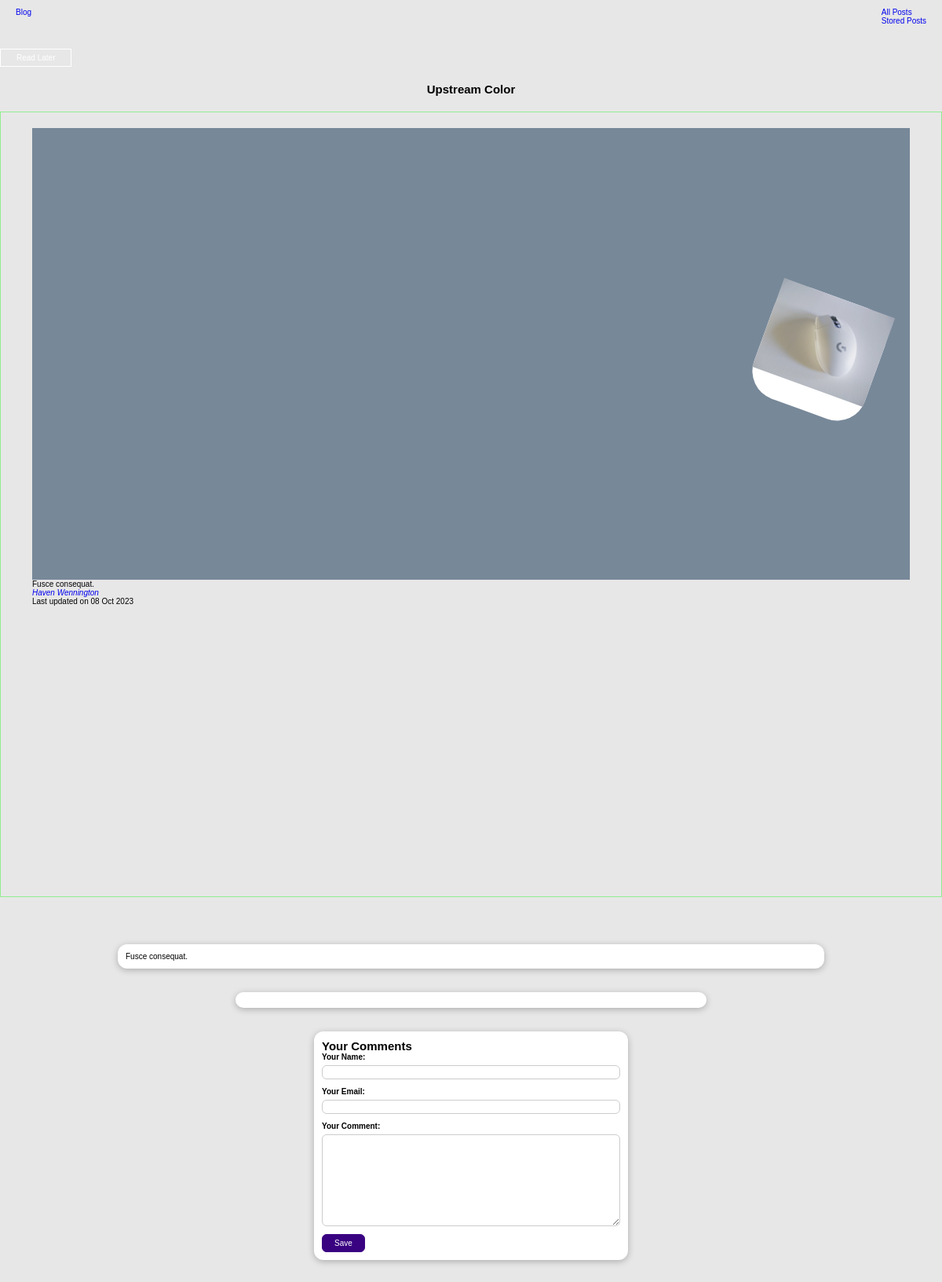
Screenshot of /posts/upstream-color with the database file from the repository.
### blog/models.py (models this page shows, shortened)
class Post(models.Model):
  title = models.CharField(max_length=150)
  excerpt= models.CharField(max_length=200)
  image = models.ImageField(upload_to="posts", null=True)
  image_name = models.CharField(max_length=100, null=True)
  date = models.DateField(auto_now=True)
  slug = models.SlugField(unique=True, db_index=True)
  content = models.TextField(validators=[MinLengthValidator(10)])
  author = models.ForeignKey(Author,on_delete=models.SET_NULL, related_name="posts",null=True)
  tags = models.ManyToManyField(Tag,null=False)

class Author(models.Model):
  first_name = models.CharField(max_length=100)
  last_name = models.CharField(max_length=100)
  email_address = models.EmailField()
  def fullName(self):
    return f"{self.first_name}   {self.last_name}"
  def __str__(self) -> str:
    return self.fullName()

### blog/views.py (the view, shortened to what this page needs)
# urls.py: path("posts/<slug:slug>",views.SinglePostView.as_view(),name="post-detail-page"),
class SinglePostView(DetailView):
     def is_stored_post(self, request, post_id):
        stored_posts = request.session.get("stored_posts")
        if stored_posts is not None:
          is_saved_for_later = post_id in stored_posts
        else:
          is_saved_for_later = False
        return is_saved_for_later
     def get(self,request,slug):
        post = Post.objects.get(slug =slug )
        context = {
            "post":post,
            "post_tags": post.tags.all(),
            "comment_form":CommentForm(),
            "comments":post.comments.all().order_by("-id"),
            "saved_for_later": self.is_stored_post(request, post.id)
        }
        return  render(request, "blog/single-post-detail.html",context)

### blog/forms.py
class CommentForm(forms.ModelForm):
  class Meta:
    model =Comment
    exclude = ["post"]
    labels = {
      "user_name":"Your Name",
      "user_email":"Your Email",
      "text":"Your Comment"
    }

### blog/templates/blog/single-post-detail.html (shortened to what this page needs)
{% extends "index.html" %}
{% load static %}
{% block css_files %}
<link rel="stylesheet" href="{% static "blog/index.css" %}">
<link rel="stylesheet" href="{% static "blog/post-detail.css" %}" />
{% endblock css_files %}
{% block content %}
{% include "blog/includes/navigation.html" %}
  <div id="read-later">
    <form action="{% url "read-later" %}" method="POST">
      <button>
        {% if saved_for_later %}
          Remove
        {% else %}
          Read Later
        {% endif %}
      </button>
    </form>
  </div>
<section class="top-posts">
  <h1>{{post.title}}</h1>
  <div class="single-post-container">
    <div class="single-post-img-container">
      <div class="single-post-img">
        {% if post.image %}
        <img src={{post.image.url}} alt="" width="90%">
        {% endif %}
      </div>
    </div>
    <p class="single-post-content">
      {{post.content}}
      <address><a href="mailto:{{post.author.email_address}}">{{post.author}}</a></address>
      <div>Last updated on <time>{{ post.date|date:"d M Y" }}</time></div>
    </p>
  </div>
</section>
<main>
  {{post.content | linebreaks}}
</main>
<section id="comments">
</section>
<section id="comment-form">
  <h2>Your Comments</h2>
  <form action="{% url "post-detail-page" post.slug %}" method="post">
    {% for form_field in comment_form  %}
    <div class="form-control">
      {{form_field.label_tag}}
      {{form_field}}
    </div>
      {% endfor %}
    <button>Save</button>
  </form>
</section>
{% endblock content %}

### static/style.css (style rules this page uses)
* { margin: 0; padding: 0; box-sizing: border-box; }
html { font-size: 62.5%; }
body { font-family: sans-serif; }
a { text-decoration: none; }
img { width: 100%; }
.top-posts { margin-bottom: 6rem; }
.top-posts h1 { text-align: center; margin-bottom: 1rem; }
.single-post-container { border: 1px solid lightgreen; height: 125vh; margin-top: 2rem; padding: 2rem 4rem; }
.single-post-img-container { width:100%; height: 60%; background-color: lightslategray; display: flex; justify-content: end; align-items: center; }
.single-post-img { width: 15rem; height: 15rem; background-color: #fff; border-radius: 25%; transform: rotate(20deg); margin-right: 4rem; }
.single-post-img img { object-fit: cover; }

### blog/static/blog/post-detail.css (style rules this page uses)
body { background-color: #e7e7e7; }
#read-later { margin: 2rem 0; }
#read-later button { background-color: transparent; border: 1px solid white; padding: 0.5rem 2rem; font: inherit; color: white; cursor: pointer; }
main { width: 90%; max-width: 90rem; margin: 3rem auto; background-color: white; padding: 1rem; border-radius: 12px; box-shadow: 0 2px 8px rgba(0, 0, 0, 0.25); }
#comment-form { margin: 3rem auto; width: 90%; max-width: 40rem; border-radius: 12px; background-color: white; box-shadow: 0 2px 8px rgba(0, 0, 0, 0.25); padding: 1rem; }
#comment-form button { font: inherit; background-color: #390281; color: white; border: 1px solid #390281; padding: 0.5rem 1.5rem; border-radius: 6px; cursor: pointer; }
.form-control { margin-bottom: 1rem; }
.form-control label { font-weight: bold; margin-bottom: 0.5rem; display: block; }
.form-control input, .form-control textarea { display: block; width: 100%; font: inherit; padding: 0.25rem; border-radius: 6px; border: 1px solid #ccc; }
#comments { margin: 3rem auto; width: 90%; max-width: 60rem; border-radius: 12px; background-color: white; box-shadow: 0 2px 8px rgba(0, 0, 0, 0.25); padding: 1rem 2rem; }

### rows the page displays
Post: title "Upstream Color", image (picture), content "Fusce consequat.", author "Haven Wennington", date "08 Oct 2023"
